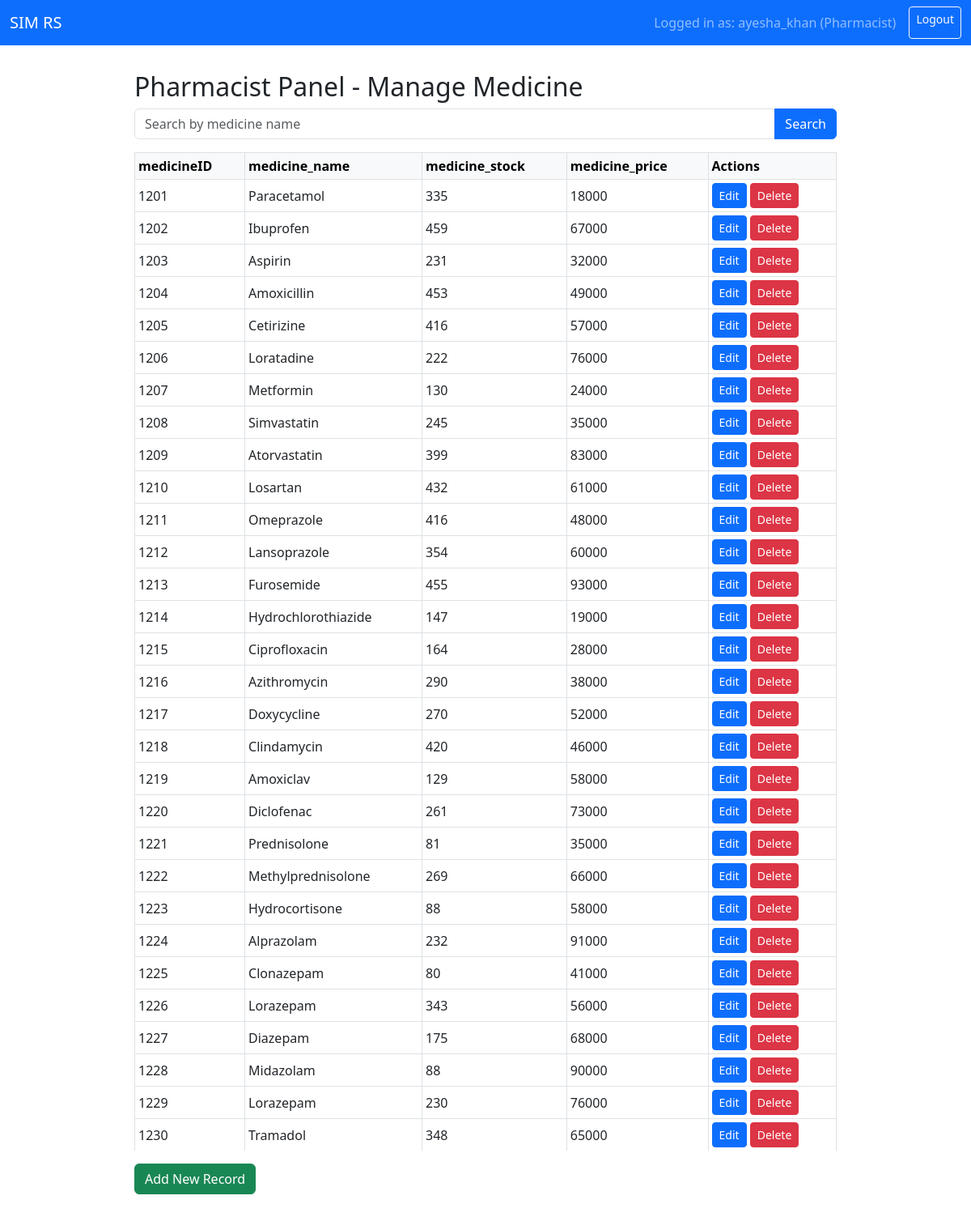
Screenshot of /pharmacist.php (signed in) with the database file from the repository.
### tables this page shows
CREATE TABLE `medicine` (
  `medicineID` int(11) NOT NULL,
  `medicine_name` varchar(50) NOT NULL,
  `medicine_stock` int(11) NOT NULL,
  `medicine_price` int(11) NOT NULL
);

### pharmacist.php (the view, shortened to what this page needs)
<?php
require 'config.php';
$table = 'medicine';
$search = $_GET['search'] ?? '';
$searchParam = '%' . $search . '%';
try {
    if ($search) {
        $sql = "SELECT medicineID, medicine_name, medicine_stock, medicine_price FROM medicine WHERE medicine_name LIKE ? LIMIT 100";
        $stmt = $pdo->prepare($sql);
        $stmt->execute([$searchParam]);
    } else {
        $sql = "SELECT medicineID, medicine_name, medicine_stock, medicine_price FROM medicine LIMIT 100";
        $stmt = $pdo->query($sql);
    }
    $rows = $stmt->fetchAll(PDO::FETCH_ASSOC);
} catch (Exception $e) {
    $rows = [];
    $error = "Error fetching data: " . $e->getMessage();
}
$columns = [];
if (!empty($rows)) {
    $columns = array_keys($rows[0]);
} else {
    $stmt = $pdo->prepare("SELECT COLUMN_NAME FROM INFORMATION_SCHEMA.COLUMNS WHERE TABLE_SCHEMA = ? AND TABLE_NAME = ?");
    $stmt->execute([$pdo->query('select database()')->fetchColumn(), $table]);
    $columns = $stmt->fetchAll(PDO::FETCH_COLUMN);
}
?>
<!DOCTYPE html>
<html lang="en">
<head>
    <link href="https://cdn.jsdelivr.net/npm/bootstrap@5.3.0/dist/css/bootstrap.min.css" rel="stylesheet" />
</head>
<body>
<nav class="navbar navbar-expand-md navbar-dark bg-primary fixed-top">
    <div class="container-fluid">
        <a class="navbar-brand" href="dashboard.php">SIM RS</a>
        <div class="d-flex">
            <span class="navbar-text me-3">
                Logged in as: <?php echo htmlspecialchars($_SESSION['username']); ?> (Pharmacist)
            </span>
            <a href="logout.php" class="btn btn-outline-light btn-sm">Logout</a>
        </div>
    </div>
</nav>
<div class="container">
    <h2>Pharmacist Panel - Manage Medicine</h2>
    <form method="GET" class="mb-3">
        <div class="input-group">
            <input type="text" name="search" class="form-control" placeholder="Search by medicine name" value="<?php echo htmlspecialchars($search); ?>" />
            <button class="btn btn-primary" type="submit">Search</button>
        </div>
    </form>
    <div class="table-responsive">
        <table class="table table-bordered table-hover table-sm align-middle">
            <thead class="table-light">
                <tr>
                    <?php foreach ($columns as $col): ?>
                        <th><?php echo htmlspecialchars($col); ?></th>
                    <?php endforeach; ?>
                    <th>Actions</th>
                </tr>
            </thead>
            <tbody>
                <?php foreach ($rows as $row): ?>
                    <tr>
                        <?php foreach ($columns as $col): ?>
                            <td><?php echo htmlspecialchars($row[$col]); ?></td>
                        <?php endforeach; ?>
                        <td>
                            <a href="edit.php?table=<?php echo urlencode($table); ?>&id=<?php echo urlencode($row[$columns[0]]); ?>" class="btn btn-sm btn-primary">Edit</a>
                            <a href="delete.php?table=<?php echo urlencode($table); ?>&id=<?php echo urlencode($row[$columns[0]]); ?>" class="btn btn-sm btn-danger" onclick="return confirm('Are you sure to delete this record?');">Delete</a>
                        </td>
                    </tr>
                <?php endforeach; ?>
            </tbody>
        </table>
    </div>
    <a href="create.php?table=<?php echo urlencode($table); ?>" class="btn btn-success mt-3">Add New Record</a>
</div>
</body>
</html>

### pharmacist.php (style rules this page uses)
body { padding-top: 4.5rem; }
.container { max-width: 900px; padding: 1rem; }
.table-responsive { max-height: 70vh; overflow-y: auto; }

### rows the page displays
medicine: medicineID "1201", medicine_name "Paracetamol", medicine_stock "335", medicine_price "18000"
medicine: medicineID "1202", medicine_name "Ibuprofen", medicine_stock "459", medicine_price "67000"
medicine: medicineID "1203", medicine_name "Aspirin", medicine_stock "231", medicine_price "32000"
medicine: medicineID "1204", medicine_name "Amoxicillin", medicine_stock "453", medicine_price "49000"
medicine: medicineID "1205", medicine_name "Cetirizine", medicine_stock "416", medicine_price "57000"
medicine: medicineID "1206", medicine_name "Loratadine", medicine_stock "222", medicine_price "76000"
medicine: medicineID "1207", medicine_name "Metformin", medicine_stock "130", medicine_price "24000"
medicine: medicineID "1208", medicine_name "Simvastatin", medicine_stock "245", medicine_price "35000"
medicine: medicineID "1209", medicine_name "Atorvastatin", medicine_stock "399", medicine_price "83000"
medicine: medicineID "1210", medicine_name "Losartan", medicine_stock "432", medicine_price "61000"
medicine: medicineID "1211", medicine_name "Omeprazole", medicine_stock "416", medicine_price "48000"
medicine: medicineID "1212", medicine_name "Lansoprazole", medicine_stock "354", medicine_price "60000"
medicine: medicineID "1213", medicine_name "Furosemide", medicine_stock "455", medicine_price "93000"
medicine: medicineID "1214", medicine_name "Hydrochlorothiazide", medicine_stock "147", medicine_price "19000"
medicine: medicineID "1215", medicine_name "Ciprofloxacin", medicine_stock "164", medicine_price "28000"
medicine: medicineID "1216", medicine_name "Azithromycin", medicine_stock "290", medicine_price "38000"
medicine: medicineID "1217", medicine_name "Doxycycline", medicine_stock "270", medicine_price "52000"
medicine: medicineID "1218", medicine_name "Clindamycin", medicine_stock "420", medicine_price "46000"
medicine: medicineID "1219", medicine_name "Amoxiclav", medicine_stock "129", medicine_price "58000"
medicine: medicineID "1220", medicine_name "Diclofenac", medicine_stock "261", medicine_price "73000"
medicine: medicineID "1221", medicine_name "Prednisolone", medicine_stock "81", medicine_price "35000"
medicine: medicineID "1222", medicine_name "Methylprednisolone", medicine_stock "269", medicine_price "66000"
medicine: medicineID "1223", medicine_name "Hydrocortisone", medicine_stock "88", medicine_price "58000"
medicine: medicineID "1224", medicine_name "Alprazolam", medicine_stock "232", medicine_price "91000"
medicine: medicineID "1225", medicine_name "Clonazepam", medicine_stock "80", medicine_price "41000"
medicine: medicineID "1226", medicine_name "Lorazepam", medicine_stock "343", medicine_price "56000"
medicine: medicineID "1227", medicine_name "Diazepam", medicine_stock "175", medicine_price "68000"
medicine: medicineID "1228", medicine_name "Midazolam", medicine_stock "88", medicine_price "90000"
medicine: medicineID "1229", medicine_name "Lorazepam", medicine_stock "230", medicine_price "76000"
medicine: medicineID "1230", medicine_name "Tramadol", medicine_stock "348", medicine_price "65000"

### other values shown
$_SESSION['username'] "ayesha_khan"
$col "medicineID"
$col "medicine_name"
$col "medicine_stock"
$col "medicine_price"
